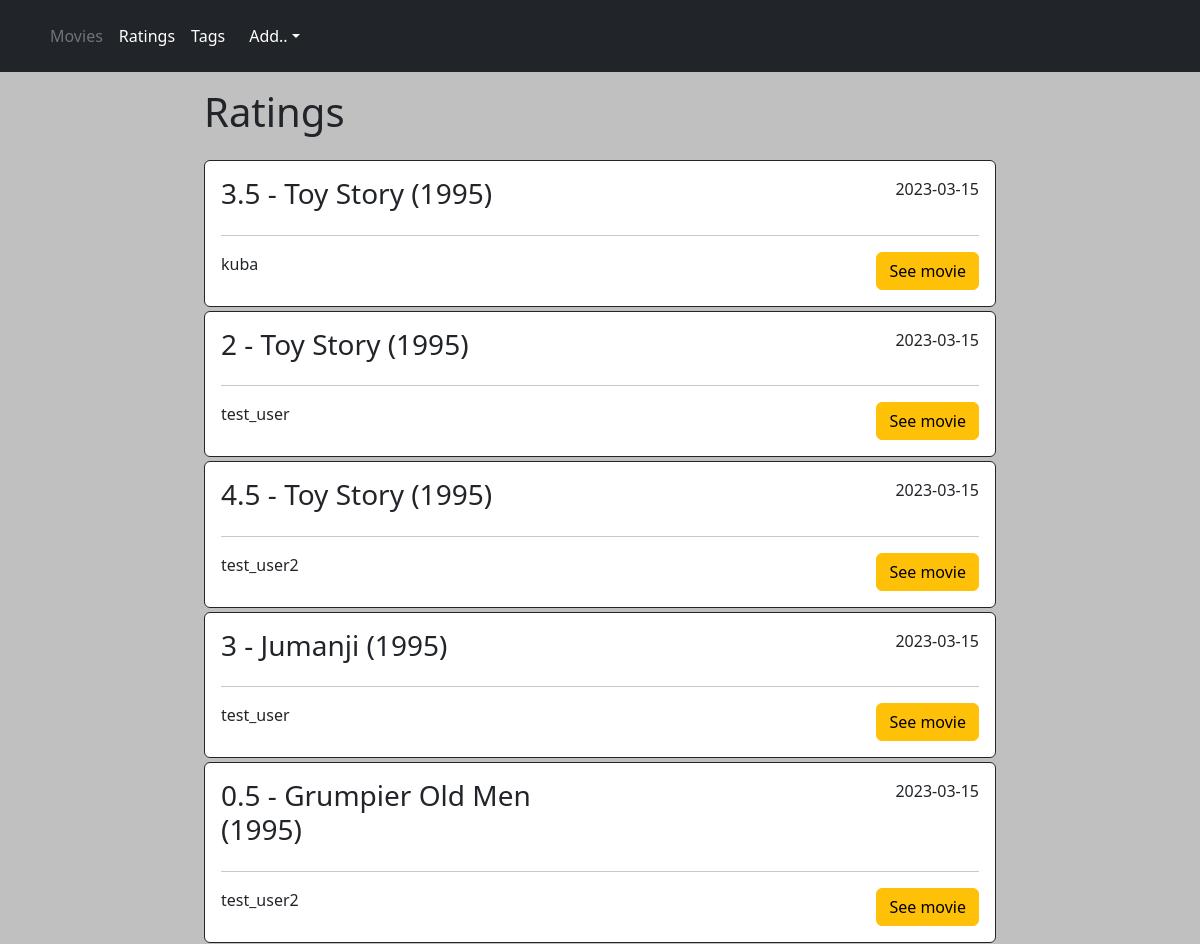
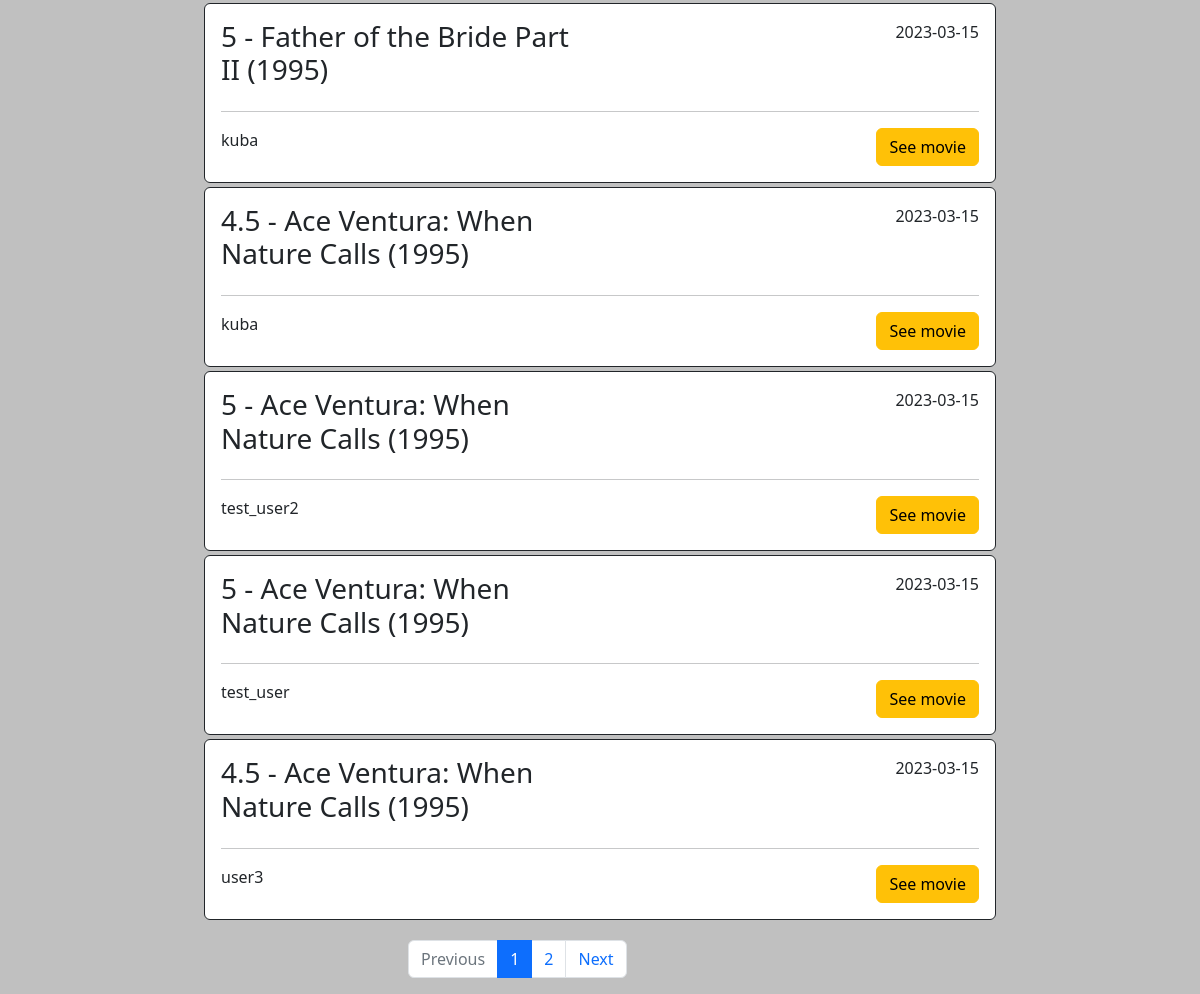
The app's page /ratings.php with its own data (2 pictures, top to bottom).
### tables this page shows
CREATE TABLE `ratings` (
  `userId` int(11) NOT NULL,
  `movieId` int(11) NOT NULL,
  `rating` float NOT NULL,
  `date` date NOT NULL
);

CREATE TABLE `movies` (
  `movieId` int(11) NOT NULL,
  `title` varchar(100) NOT NULL,
  `genres` varchar(150) NOT NULL
);

CREATE TABLE `users` (
  `userId` int(11) NOT NULL,
  `name` varchar(50) NOT NULL
);

### functions.php (the view, shortened to what this page needs)
<?php
require_once("DB/db_connection.php");
function get_ratings($start_index, $results_per_page){
    global $conn;
    $query = "SELECT users.name as user_name, movies.title as title, movies.movieId as movieId, ratings.rating as rating, ratings.date
                FROM ratings, movies, users
                WHERE users.userId = ratings.userId and ratings.movieId = movies.movieId LIMIT ".$start_index.", ".$results_per_page;
    $result = mysqli_query($conn, $query);
    while ($row = mysqli_fetch_assoc($result)){
        echo "<div class='col-8 mb-1'>
        <div class='card border-dark'>
        <div class='card-body'>
            <div class='row'>
                <div class='col'>
                    <h3 class='card-title'>".$row["rating"]." - ".$row["title"]."</h3>
                </div>
                <div class='col text-end'>
                    <p class='card-text'>".$row['date']."</p>
                </div>
            </div>
            <hr>
            <div class='row'>
                <div class='col'>
                    <p class='card-text'>".$row['user_name']."</p>
                </div>
                <div class='col text-end'>
                    <a name='udate-btn' id='see_movie' class='btn btn-warning' href='movie.php?id=".$row['movieId']."' role='button'>See movie</a>
                </div>
            </div>
        </div>
        </div>
        </div>";
    }
}
?>

### records on screen
ratings: rating "3.5", movieId.title "Toy Story (1995)", date "2023-03-15", userId.name "kuba"
ratings: rating "2", movieId.title "Toy Story (1995)", date "2023-03-15", userId.name "test_user"
ratings: rating "4.5", movieId.title "Toy Story (1995)", date "2023-03-15", userId.name "test_user2"
ratings: rating "3", movieId.title "Jumanji (1995)", date "2023-03-15", userId.name "test_user"
ratings: rating "0.5", movieId.title "Grumpier Old Men (1995)", date "2023-03-15", userId.name "test_user2"
ratings: rating "5", movieId.title "Father of the Bride Part II (1995)", date "2023-03-15", userId.name "kuba"
ratings: rating "4.5", movieId.title "Ace Ventura: When Nature Calls (1995)", date "2023-03-15", userId.name "kuba"
ratings: rating "5", movieId.title "Ace Ventura: When Nature Calls (1995)", date "2023-03-15", userId.name "test_user2"
ratings: rating "5", movieId.title "Ace Ventura: When Nature Calls (1995)", date "2023-03-15", userId.name "test_user"
ratings: rating "4.5", movieId.title "Ace Ventura: When Nature Calls (1995)", date "2023-03-15", userId.name "user3"
